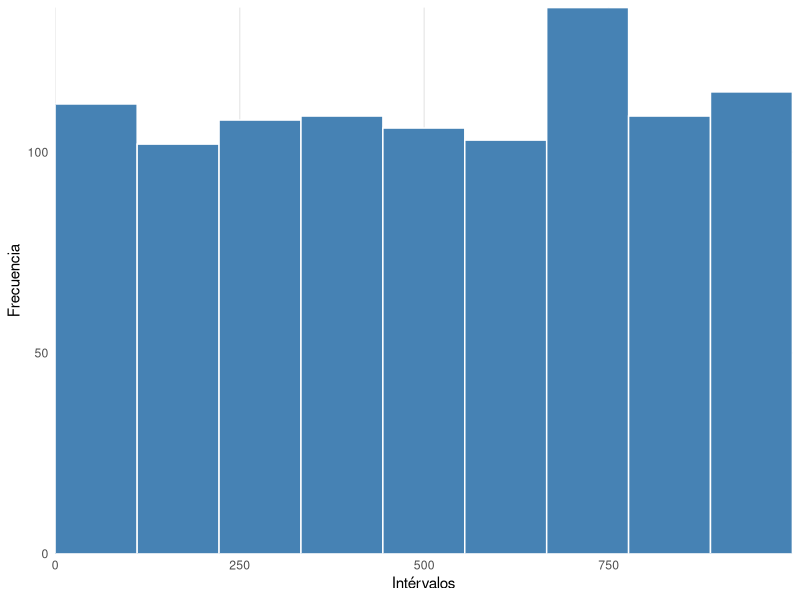

Write the R code that produced this figure.
## ---- chunk 1
knitr::opts_chunk$set(echo = FALSE)

#Instalación de las libreriás requeridas
library(ggplot2)
library(dplyr)
library(GGally)
library(xtable)
library(readr)
library(knitr)
library(forcats)
library(tidyr)
library(kableExtra)
## ---- chunk 2
datos <- sample(0:1000, 1000, replace = TRUE)
## ---- chunk 3
promedio <- mean(datos)
## ---- chunk 4
ancho <- (max(datos) - min(datos))/10

# Crear intervalos
cortes <- seq(min(datos), max(datos), by = ancho)
etiquetas <- character(length(cortes)-1)
etiquetas[1] <- paste0("[", round(cortes[1], 2), ", ", round(cortes[2], 2), "]")
if(length(cortes) > 2) {
  for(i in 2:(length(cortes)-1)) {
    etiquetas[i] <- paste0("(", round(cortes[i], 2), ", ", round(cortes[i+1], 2), "]")
  }
}
intervalos <- cut(datos, breaks = cortes, labels = etiquetas, include.lowest = TRUE, right = TRUE)

# Calcular frecuencias
frec_abs <- table(intervalos)
frec_rel <- prop.table(frec_abs)
frec_abs_acum <- cumsum(frec_abs)
frec_rel_acum <- cumsum(frec_rel)

# Crear la tabla de frecuencias
tabla_frecuencias_commercial <- data.frame(
  Intervalo = levels(intervalos),
  "F Absoluta" = as.numeric(frec_abs),
  "F Relativa" = round(as.numeric(frec_rel), 2),
  "F Abs Acum" = as.numeric(frec_abs_acum),
  "F Rel Acum" = round(as.numeric(frec_rel_acum), 2)
)

# Ajustar diseño de la cámara 
knitr::kable(tabla_frecuencias_commercial, 
             caption = "Frecuencia de los datos",
             align = c('l', 'c', 'c', 'c', 'c'))

## ---- chunk 5

histograma <- ggplot(data.frame(datos = datos), aes(x = datos)) +
  geom_histogram(bins = 10, fill = "steelblue", color = "white", boundary = 0) +
  labs(x = "Intérvalos", y = "Frecuencia") +
  scale_x_continuous(limits = c(0, NA), expand = c(0, 0)) +
  scale_y_continuous(limits = c(0, NA), expand = c(0, 0)) +
  theme_minimal() +
  theme(panel.grid.minor = element_blank())

ggsave( filename = "figura1.png", plot = histograma,
  width = 6, height = 4, dpi = 150
)
